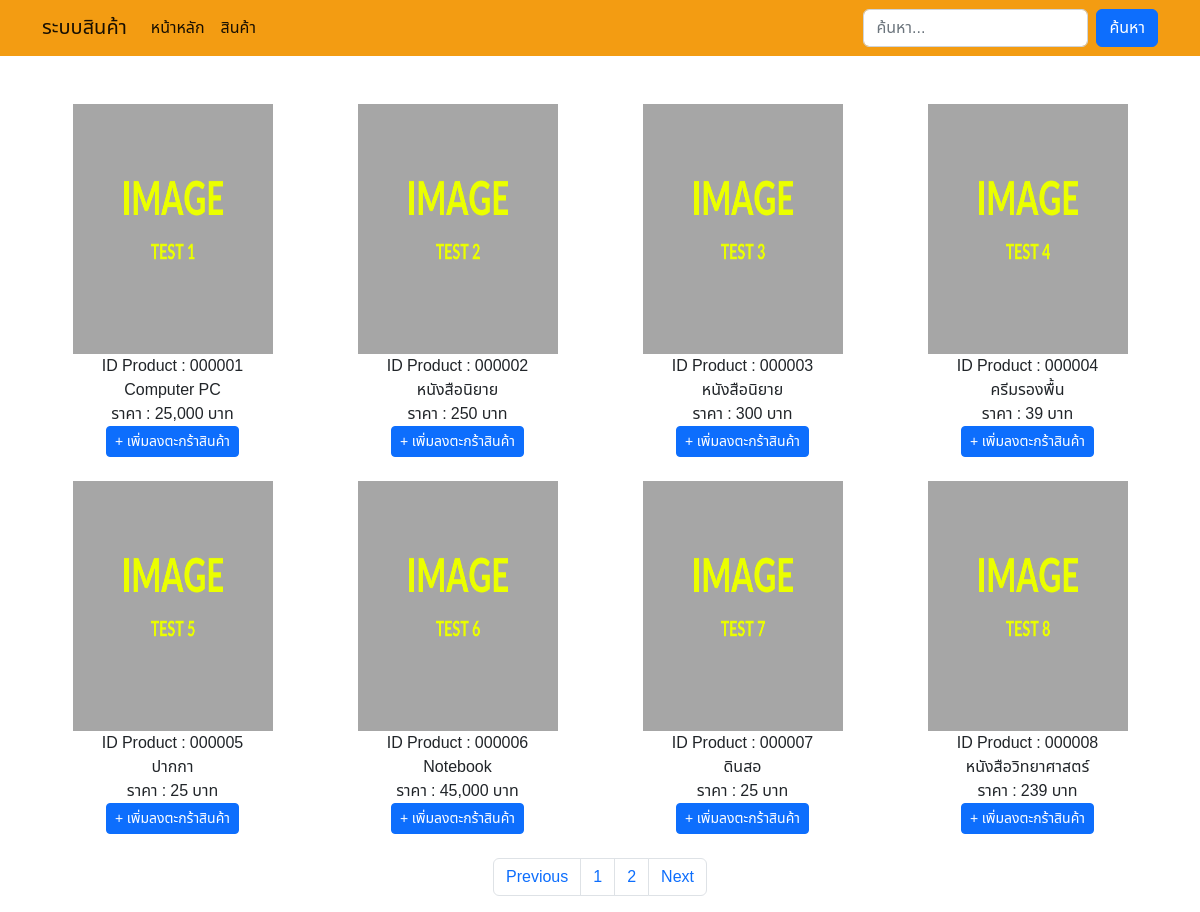
The app's page /all_product.php with its own data.
### tables this page shows
CREATE TABLE `product` (
  `pro_id` int(6) UNSIGNED ZEROFILL NOT NULL,
  `pro_name` varchar(100) NOT NULL,
  `type_id` int(3) UNSIGNED ZEROFILL NOT NULL,
  `price` float NOT NULL,
  `amount` int(11) NOT NULL,
  `image` varchar(100) NOT NULL
);

### all_product.php (the view, shortened to what this page needs)
<!DOCTYPE html>
<html lang="en">
<head>
    <link rel="stylesheet" href="bootstrap/css/bootstrap.min.css">
</head>
<body>
    <?php include "menu.php"; ?>
    <div class="container mt-5">
        <div class="row">
            <?php
            include "condb.php";
            $perpage = 8;
            if (isset($_GET['page'])) {
                $page = $_GET['page'];
            } else {
                $page = 1;
            }
            $start = ($page - 1) * $perpage;
            $keyword = @$_POST['keyword'];
            if ($keyword != "") {
                $sql_product = "SELECT * FROM product WHERE pro_id='$keyword' or pro_name LIKE '%$keyword%' ORDER BY pro_id limit {$start},{$perpage}";
            } else {
                $sql_product = "SELECT * FROM product ORDER BY pro_id limit {$start},{$perpage}";
            }
            $result = mysqli_query($conn, $sql_product);
            while ($row_product = mysqli_fetch_array($result)) {
                $price = $row_product['price'];
            ?>
                <div class="col-md-3" align="center">
                    <img src="image/<?php echo $row_product['image']; ?>" width="200" height="250"><br>
                    ID Product : <?php echo $row_product['pro_id']; ?><br>
                    <?php echo $row_product['pro_name']; ?><br>
                    ราคา : <?php echo number_format($price); ?> บาท <br>
                    <a href="#" class="btn btn-primary btn-sm"> + เพิ่มลงตะกร้าสินค้า</a><br><br>
                </div>
            <?php
            }
            ?>
        </div>
        <?php
        $sql_page = "SELECT * FROM product";
        $result_page = mysqli_query($conn, $sql_page);
        $total_record = mysqli_num_rows($result_page);
        $total_page = ceil($total_record / $perpage);
        ?>
        <nav aria-label="Page navigation example">
            <ul class="pagination justify-content-center">
                <li class="page-item"><a class="page-link" href="all_product.php?page=1">Previous</a></li>
                <?php for ($i = 1; $i <= $total_page; $i++) {  ?>
                    <li class="page-item"><a class="page-link" href="all_product.php?page=<?php echo $i ?>"><?php echo $i ?></a></li>
                <?php  } ?>
                <li class="page-item"><a class="page-link" href="all_product.php?page=<?php echo $total_page ?>">Next</a></li>
            </ul>
        </nav>
    </div>
</body>
</html>

### menu.php (shortened to what this page needs)
<nav class="navbar navbar-expand-lg"  style="background-color: #F39C12;">
    <div class="container">
        <a class="navbar-brand" href="#">ระบบสินค้า</a>
        <div class="collapse navbar-collapse" id="navbarSupportedContent">
            <ul class="navbar-nav me-auto mb-2 mb-lg-0">
                <li class="nav-item">
                    <a class="nav-link active" aria-current="page" href="#">หน้าหลัก</a>
                </li>
                <li class="nav-item">
                    <a class="nav-link active" href="all_product.php">สินค้า</a>
                </li>
            </ul>
            <form action="all_product.php" method="POST" class="d-flex" role="search">
                <input class="form-control me-2" name="keyword" type="search" placeholder="ค้นหา..." aria-label="Search">
                <button class="btn btn-primary" type="submit">ค้นหา</button>
            </form>
        </div>
    </div>
</nav>

### all_product.php (style rules this page uses)
body { font-family: 'Noto Sans Thai', sans-serif; }

### records on screen
product: image (picture), pro_id "000001", pro_name "Computer PC", price "25,000"
product: image (picture), pro_id "000002", pro_name "หนังสือนิยาย", price "250"
product: image (picture), pro_id "000003", pro_name "หนังสือนิยาย", price "300"
product: image (picture), pro_id "000004", pro_name "ครีมรองพื้น", price "39"
product: image (picture), pro_id "000005", pro_name "ปากกา", price "25"
product: image (picture), pro_id "000006", pro_name "Notebook", price "45,000"
product: image (picture), pro_id "000007", pro_name "ดินสอ", price "25"
product: image (picture), pro_id "000008", pro_name "หนังสือวิทยาศาสตร์", price "239"
